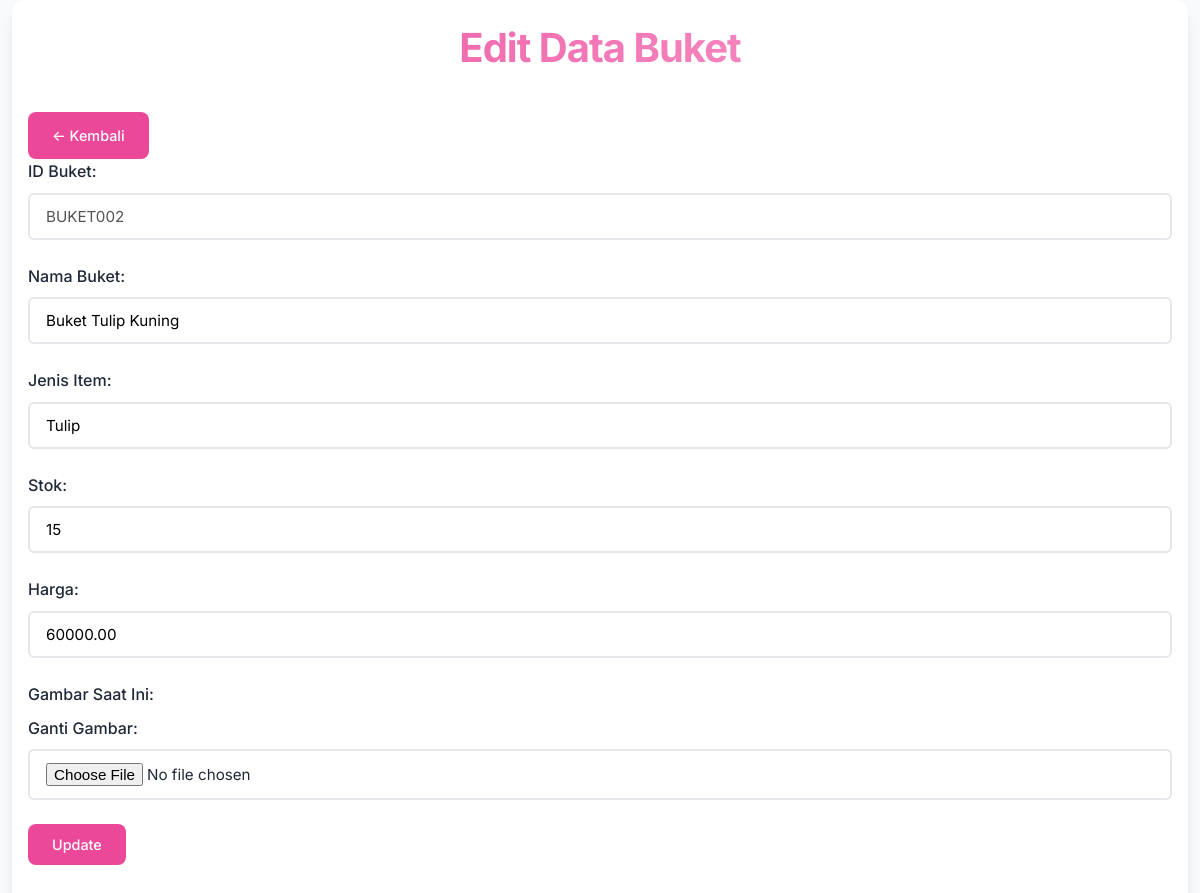
/admin/edit.php?id=BUKET002 (signed in), run on the app's committed database.
### tables this page shows
CREATE TABLE buket (
    id VARCHAR(10) PRIMARY KEY,
    nama_buket VARCHAR(100) NOT NULL,
    jenis_bunga VARCHAR(100) NOT NULL,
    stok INT NOT NULL DEFAULT 0,
    harga DECIMAL(10, 2) NOT NULL,
    tanggal_masuk TIMESTAMP DEFAULT CURRENT_TIMESTAMP,
    tanggal_update TIMESTAMP NULL DEFAULT NULL ON UPDATE CURRENT_TIMESTAMP
);

### admin/edit.php (the view, shortened to what this page needs)
<?php
include '../config.php';
$id = mysqli_real_escape_string($conn, $_GET['id']);
$query = mysqli_query($conn, "SELECT * FROM buket WHERE id = '$id'");
$data = mysqli_fetch_assoc($query);
?>
<!DOCTYPE html>
<html lang="id">
<head>
    <link rel="stylesheet" href="../assets/css/style.css">
</head>
<body>
    <div class="container">
        <h1>Edit Data Buket</h1>
        <a href="index.php" class="btn">← Kembali</a>
        <form method="POST" enctype="multipart/form-data">
            <label>ID Buket:</label>
            <input type="text" value="<?= htmlspecialchars($data['id']); ?>" disabled>
            <label>Nama Buket:</label>
            <input type="text" name="nama_buket" value="<?= htmlspecialchars($data['nama_buket']); ?>" required>
            <label>Jenis Item:</label>
            <input type="text" name="jenis_bunga" value="<?= htmlspecialchars($data['jenis_bunga']); ?>" required>
            <label>Stok:</label>
            <input type="number" name="stok" value="<?= htmlspecialchars($data['stok']); ?>" min="1" required>
            <label>Harga:</label>
            <input type="number" name="harga" value="<?= htmlspecialchars($data['harga']); ?>" min="0" required>
            <label>Gambar Saat Ini:</label>
            <label>Ganti Gambar:</label>
            <input type="file" name="gambar" accept="image/*">
            <div class="actions">
                <button type="submit" name="update" class="btn">Update</button>
            </div>
        </form>
    </div>
</body>
</html>

### assets/css/style.css (style rules this page uses)
* { margin: 0; padding: 0; box-sizing: border-box; font-family: 'Inter', -apple-system, BlinkMacSystemFont, sans-serif; }
:root { --primary-pink: #ec4899; --pink-light: #fce7f3; --pink-ultra-light: #fdf2f8; --pink-hover: #db2777; --pink-soft: #f9a8d4; --gray-100: #f8fafc; --gray-200: #e2e8f0; --gray-300: #cbd5e1; --gray-600: #475569; --gray-800: #1e293b; --white: #ffffff; --shadow-sm: 0 1px 2px 0 rgb(0 0 0 / 0.05); --shadow-md: 0 4px 6px -1px rgb(0 0 0 / 0.1), 0 2px 4px -2px rgb(0 0 0 / 0.1); --shadow-lg: 0 10px 15px -3px rgb(0 0 0 / 0.1), 0 4px 6px -4px rgb(0 0 0 / 0.1); --radius-sm: 6px; --radius-md: 12px; --radius-lg: 16px; }
body { background: linear-gradient(135deg, var(--pink-ultra-light) 0%, #f3e8ff 100%); color: var(--gray-800); min-height: 100vh; padding: 20px 0; }
.container { width: min(98%, 1400px); margin: 0 auto; background: var(--white); padding: 2rem; border-radius: var(--radius-lg); box-shadow: var(--shadow-lg); animation: slideUp 0.5s ease-out; }
h1 { text-align: center; background: linear-gradient(135deg, var(--primary-pink), var(--pink-soft)); -webkit-background-clip: text; -webkit-text-fill-color: transparent; background-clip: text; font-size: clamp(1.75rem, 4vw, 2.5rem); font-weight: 700; margin-bottom: 2rem; letter-spacing: -0.025em; }
.btn { display: inline-flex; align-items: center; gap: 0.5rem; background: var(--primary-pink); color: var(--white); border: none; padding: 0.5rem 1rem; border-radius: var(--radius-sm); font-weight: 500; text-decoration: none; cursor: pointer; transition: all 0.2s ease; font-size: 0.9rem; }
form label { display: block; margin-bottom: 0.5rem; font-weight: 500; color: var(--gray-800); }
form input[type="text"], form input[type="number"], form input[type="file"], form select, form textarea { width: 100%; padding: 0.75rem 1rem; border: 2px solid var(--gray-200); border-radius: var(--radius-sm); background: var(--white); font-size: 0.95rem; transition: all 0.2s ease; margin-bottom: 1.5rem; }
.actions { display: flex; justify-content: space-between; align-items: center; margin-bottom: 2rem; flex-wrap: wrap; gap: 1rem; }
:root { --primary-pink: #ec4899; --primary-purple: #8b5cf6; --gray-50: #f9fafb; --gray-100: #f3f4f6; --gray-200: #e5e7eb; --gray-600: #4b5563; --gray-800: #1f2937; --shadow-sm: 0 1px 2px 0 rgb(0 0 0 / 0.05); --shadow-md: 0 4px 6px -1px rgb(0 0 0 / 0.1), 0 2px 4px -2px rgb(0 0 0 / 0.1); --radius-sm: 0.375rem; --radius-md: 0.5rem; --radius-lg: 0.75rem; }
* { box-sizing: border-box; }
body { font-family: -apple-system, BlinkMacSystemFont, 'Segoe UI', Roboto, Oxygen, Ubuntu, Cantarell, sans-serif; line-height: 1.6; color: var(--gray-800); margin: 0; padding: 0; background: var(--gray-50); }
.container { max-width: 1200px; margin: 0 auto; padding: 1rem; }
.btn { display: inline-block; padding: 0.75rem 1.5rem; background: var(--primary-pink); color: white; text-decoration: none; border-radius: var(--radius-md); font-weight: 500; transition: all 0.2s ease; border: none; cursor: pointer; text-align: center; }
.actions { display: flex; gap: 1rem; margin-bottom: 2rem; flex-wrap: wrap; align-items: center; }

### data on the page
buket: id "BUKET002", nama_buket "Buket Tulip Kuning", jenis_bunga "Tulip", stok "15", harga "60000.00"
